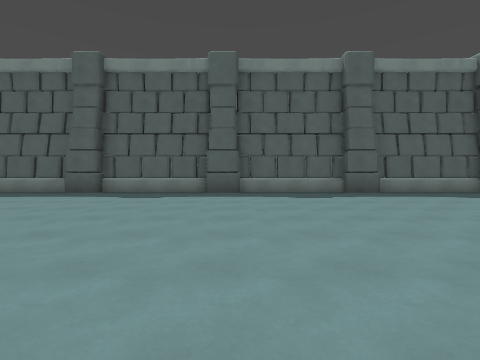
[1] (above)

17 first-person views from a walk through a level from a Godot 3-D game. The camera is 1.4 m above the floor, tilts 2° down and sees 85° across. The floor is counted in squares, 2.25 m on a side. Each view is taken from the middle of a square. On the plan, view 1 faces up. The plan holds only what a view shows up to about 9 squares ahead; the rest is blank.

[2]
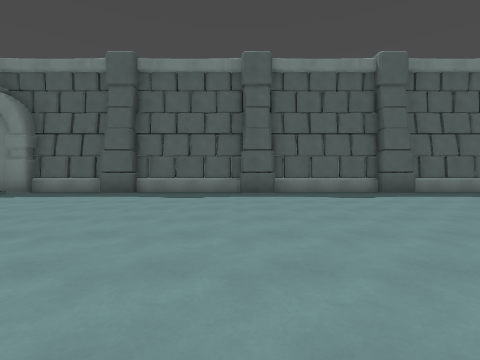

[3]
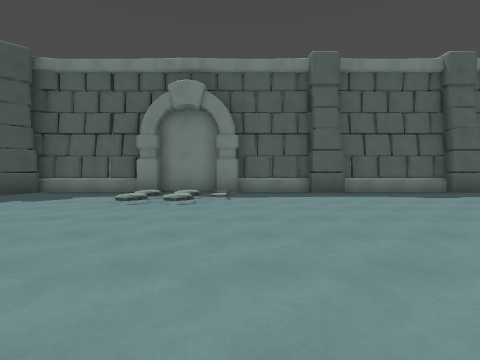

[4]
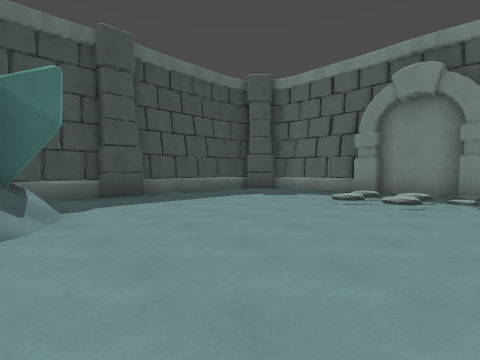

[5]
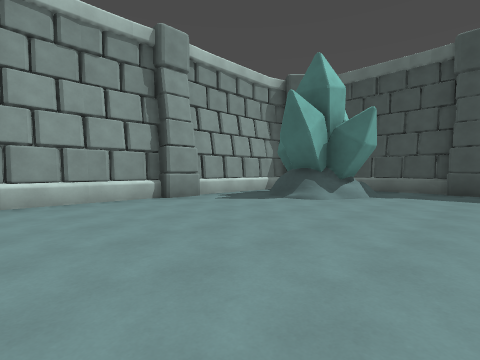

[6]
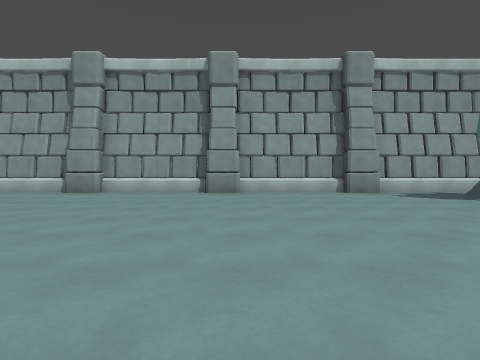

[7]
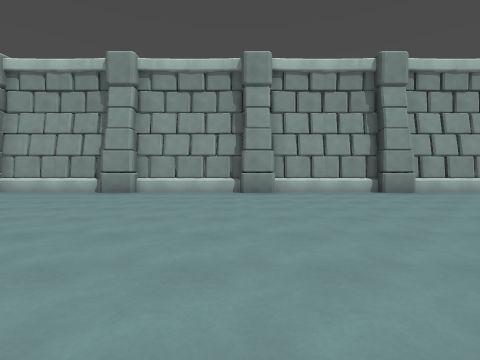

[8]
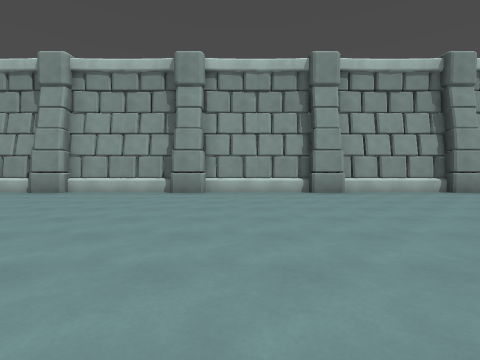

[9]
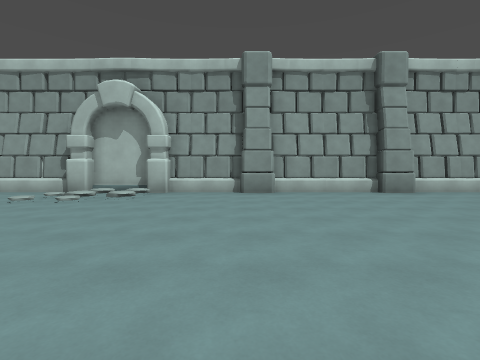

[10]
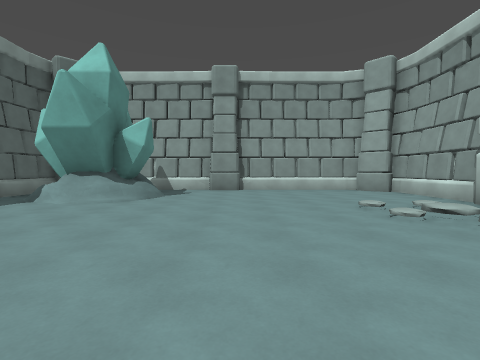

[11]
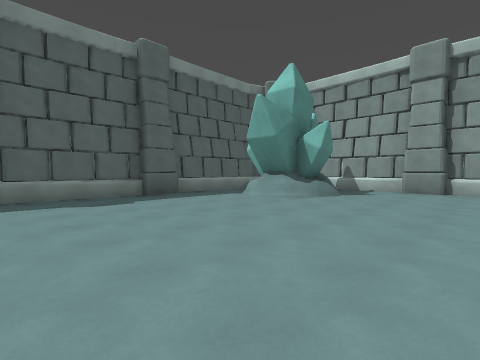

[12]
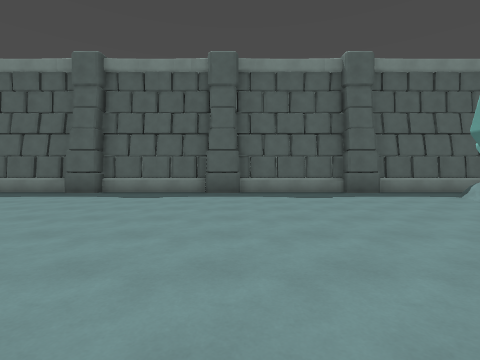

[13]
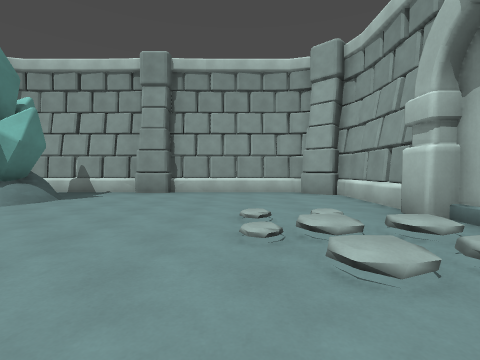

[14]
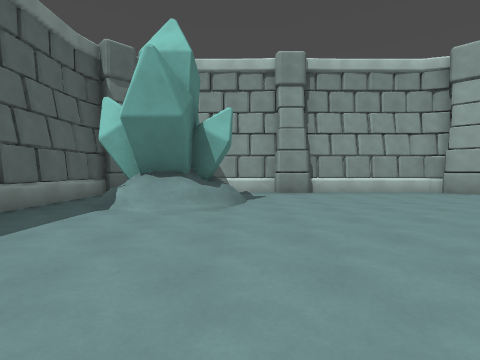

[15]
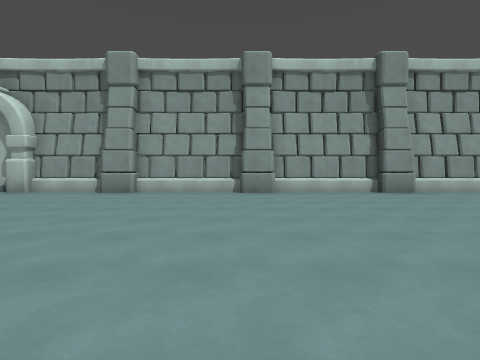

[16]
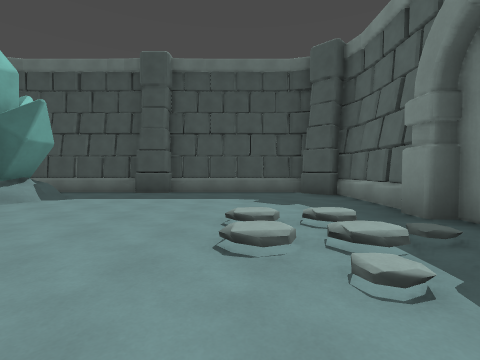

[17]
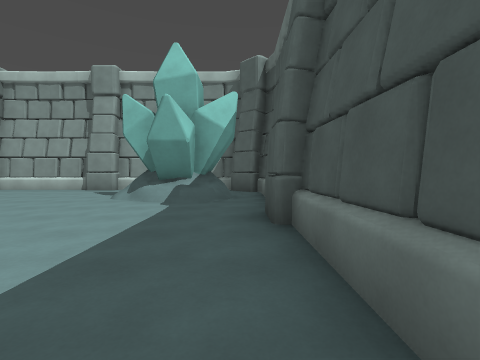

### Floor plan
Points are (right, up) in squares from view 1. A wall is a line through its corners. A room is listed if a view was taken in it or the views show most of it. See-through windows are left out.
Room 1 (views 1, 2, 3, 4, 5, 6, 7, 8, 9, 10, 11, 12, 13, 14, 15, 16, 17)
walls: (0, 7.4) (-1.5, 7.4); (-0.9, 7.6) (-4.1, 7.6); (3.1, 7.6) (-0.1, 7.6); (-0.1, -2.6) (3.1, -2.6); (-1.5, -2.4) (0, -2.4); (-4, 7.4) (-5.5, 7.4); (4, 7.4) (3.1, 7.4); (3, -2.4) (3.9, -2.4); (-4.9, 7.6) (-8.1, 7.6); (3.9, -2.6) (7.1, -2.6); (-4.1, -2.6) (-0.9, -2.6); (-5.5, -2.4) (-4.1, -2.4); (7.1, 7.6) (3.9, 7.6); (7, -2.4) (8, -2.4); (-8, 7.4) (-9, 7.4); (8, 7.4) (7.1, 7.4); (-7.2, -2.7) (-6, -2.7); (7.9, -2.6) (10.1, -2.6); (-8.1, -2.6) (-4.9, -2.6); (-8.9, 7.6) (-11, 7.6) (-11.1, 7.4) (-11.6, 7.4); (-9, -2.4) (-8.1, -2.4); (10, -2.4) (10.6, -2.4); (11.1, 7.6) (7.9, 7.6); (10.8, -2.8) (12.4, -2.8); (-11.6, 7.8) (-13.3, 7.8); (12, 7.4) (11, 7.4); (-11.6, -2.7) (-10, -2.7); (-12.1, -2.6) (-8.9, -2.6); (12.4, -2.4) (12.9, -2.4); (-13.3, 7.4) (-14, 7.4); (-13, -2.4) (-12, -2.4); (13.8, 6) (14.1, 6.4); (13, -2.6) (15.4, -2.6) (16.6, -1.4) (16.6, 2.1); (14.1, 5.9) (14.1, 6.4); (14.6, 4.3) (14, 4.3) (14.1, 4.9) (13.6, 4.9) (13.6, 5.8) (14.1, 6.2); (-14, 7.6) (-16.4, 7.6) (-17.3, 6.7); (14.8, 4.6) (14.1, 4.6); (13.8, -2.8) (14.6, -2.8); (-15.2, 0.2) (-14.7, -0.1) (-14.7, -0.9); (-15.2, 0.2) (-15.2, -0.1) (-14.7, -0.1); (-15.3, 0.4) (-14.9, 0); (15.5, 7.6) (12, 7.6); (16.4, 2) (16.4, 3); (15.5, -2.7) (15.9, -2.6); (15.9, 7.5) (15.5, 7.7); (16.1, 6.9) (15.7, 7.3); (16.6, 2.9) (16.6, 6.1); (-16.3, -0.2) (-15.9, -0.1) (-16, 0.4) (-15.1, 0.4) (-14.4, -0.1); (-16.3, -1) (-16.3, -0.1) (-15.7, 0.4); (-16.4, 7.7) (-16.9, 7.6); (16.6, -1.9) (16.7, -1.5); (-17.4, 3) (-17.4, 2); (-16.5, -2.6) (-12.9, -2.6); (-17.6, 2.1) (-17.6, -1.5); (-17.6, 6.5) (-17.6, 2.9)
low walls: (0.5, 7.8) (0, 7.8); (0, -2.8) (0.5, -2.8); (4.5, 7.8) (4, 7.8); (3.9, -2.8) (4.5, -2.8); (10.8, -2.6) (12.4, -2.6); (-14.4, -0.5) (-14.6, -1.1); (-15, 0.5) (-14.6, 0.2); (-15.7, 0.4) (-15.2, 0.2); (15.9, 7.5) (15.4, 7.6); (16.5, -1.9) (16.6, -1.4)

Positions as (right, up) in squares from view 1, and headings:
1: (0, 0), facing up
2: (-5, 0), facing up
3: (-11, 0), facing up
4: (-11, 0), facing up-left
5: (-9, 3), facing down-left
6: (-9, 5), facing down
7: (-4, 5), facing down
8: (2, 5), facing down
9: (8, 5), facing down
10: (8, 2), facing right
11: (8, 1), facing up-right
12: (8, 0), facing up
13: (9, 0), facing right
14: (9, 4), facing right
15: (4, 5), facing down
16: (-10, 5), facing left
17: (-17, 6), facing down
